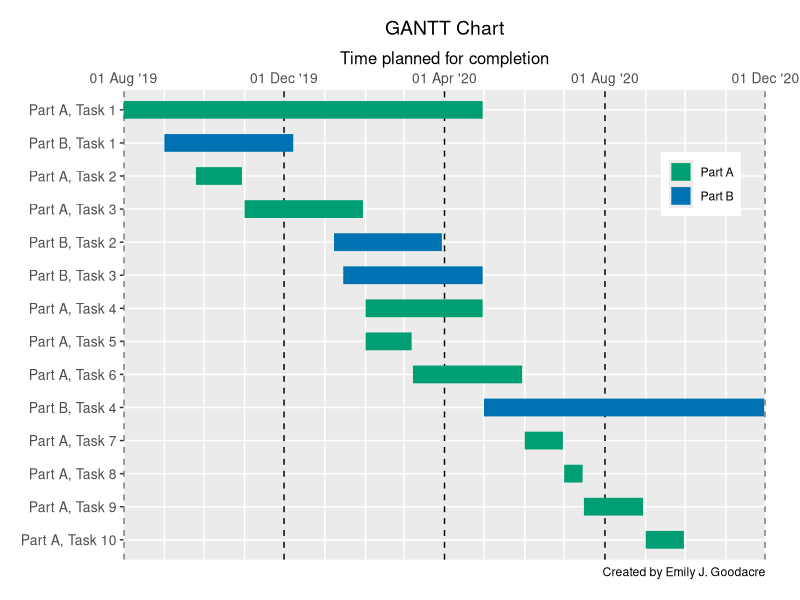
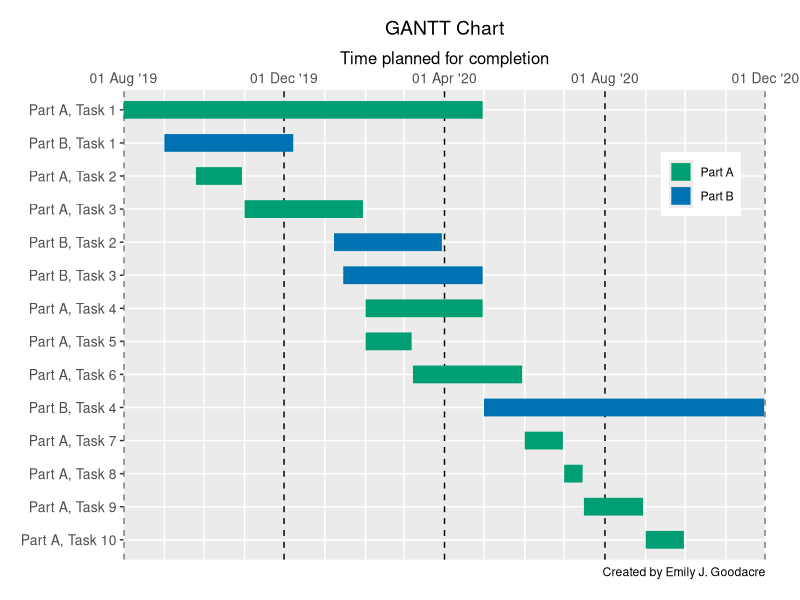

Here is the R script that generated these plots, in order:
# Load packages
library(reshape2)
library(ggplot2)

# Define tasks
taskA1 <- c("Part A, Task 1", "2019-08-01", "2020-04-30", "A")
taskB1 <- c("Part B, Task 1", "2019-09-01", "2019-12-08", "B")
taskA2 <- c("Part A, Task 2", "2019-09-25", "2019-10-30", "A")
taskA3 <- c("Part A, Task 3", "2019-11-01", "2020-01-30", "A")
taskB2 <- c("Part B, Task 2", "2020-01-08", "2020-03-30", "B")
taskB3 <- c("Part B, Task 3", "2020-01-15", "2020-04-30", "B")
taskA4 <- c("Part A, Task 4", "2020-02-01", "2020-04-30", "A")
taskA5 <- c("Part A, Task 5", "2020-02-01", "2020-03-07", "A")
taskA6 <- c("Part A, Task 6", "2020-03-08", "2020-05-30", "A")
taskB4 <- c("Part B, Task 4", "2020-05-01", "2020-11-30", "B")
taskA7 <- c("Part A, Task 7", "2020-06-01", "2020-06-30", "A")
taskA8 <- c("Part A, Task 8", "2020-07-01", "2020-07-15", "A")
taskA9 <- c("Part A, Task 9", "2020-07-16", "2020-08-30", "A")
taskA10 <- c("Part A, Task 10", "2020-09-01", "2020-09-30", "A")

# Create dataframe
dfGANTT <- as.data.frame(rbind(taskA1, taskB1, taskA2, taskA3, taskB2, taskB3, taskA4, taskA5, taskA6, taskB4, taskA7, taskA8, taskA9, taskA10))
names(dfGANTT) <- c("task", "start", "end", "part")
dfGANTT$task <- factor(dfGANTT$task, levels = dfGANTT$task)
dfGANTT$start <- as.Date(dfGANTT$start)
dfGANTT$end <- as.Date(dfGANTT$end)
dfGANTT_melted <- melt(dfGANTT, measure.vars = c("start", "end"))

# Create chart
GANTTchart <- ggplot(dfGANTT_melted, aes(value, task, colour=part))
GANTTchart + 
  geom_line(size = 6) +
  labs(x = "Time planned for completion",
       title = "GANTT Chart",
       caption="Created by Emily J. Goodacre") +
  theme(plot.title = element_text(size=14, hjust=0.5),
        plot.margin = margin(t = 15,r = 25,b = 15,l = 15, unit = "pt"),
        axis.title.y = element_blank(),
        axis.title.x = element_text(size=12),
        axis.text.y = element_text(size=10),
        axis.text.x = element_text(size=10),
        axis.ticks.x = element_blank(),
        panel.grid.major.x = element_line(colour="black", linetype = "dashed"),
        panel.grid.minor.x = element_line(colour="white"),
        panel.grid.major.y = element_line(colour="white"),
        panel.grid.minor = element_blank(),
        legend.position = c(0.9,0.8),
        legend.title = element_blank()) +
  scale_x_date(date_labels = "%d %b '%y", limits = c(as.Date("2019-08-01"), as.Date("2020-12-01")), date_breaks = "4 months", minor_breaks = "1 month", expand = expand_scale(0), position = "top")+
  scale_color_manual(values=c("#009E73", "#0072B2"),
                     labels=c("Part A", "Part B")) +
  scale_y_discrete(limits=c("Part A, Task 10","Part A, Task 9","Part A, Task 8","Part A, Task 7","Part B, Task 4","Part A, Task 6","Part A, Task 5","Part A, Task 4","Part B, Task 3","Part B, Task 2","Part A, Task 3","Part A, Task 2","Part B, Task 1","Part A, Task 1"))

# Save chart
ggsave("GANTTChart.png", plot = last_plot())
